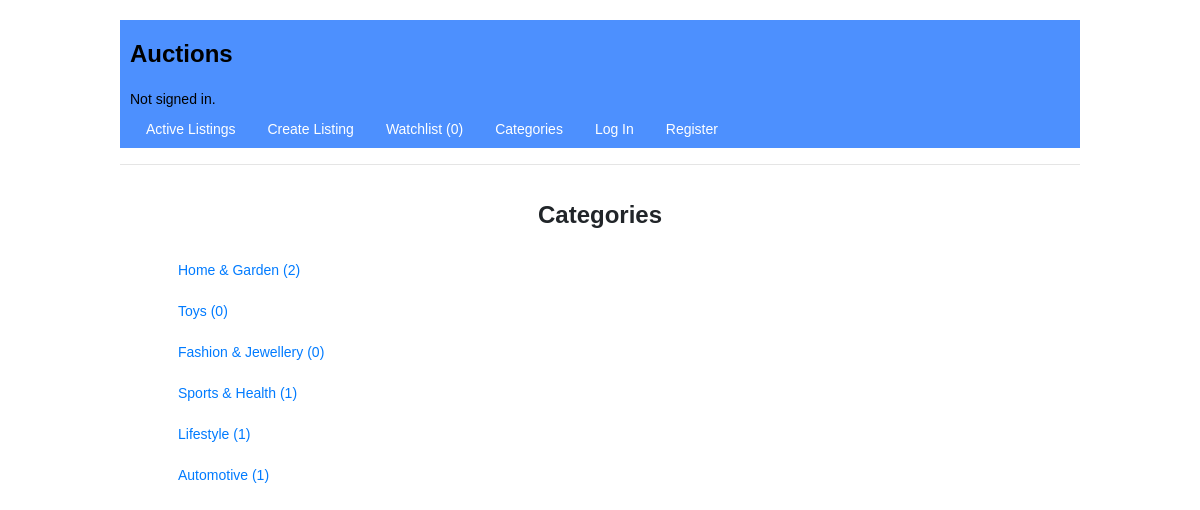
The page /categories on the database its author committed.
### auctions/models.py (models this page shows, shortened)
class Category(models.Model):
	category_name = models.CharField(max_length=64)
	category_description = models.CharField(max_length=500)

### auctions/views.py (the view)
# urls.py: path("categories", views.categories, name="categories"),
def categories(request, categoryid=-1):
	try:
		if categoryid > -1:
			return index(request, "category", categoryid)
		else:
			cursor = connection.cursor()
			cursor.execute("""select c.category_name, c.id, count(l.id) count from auctions_category c left join auctions_listing l on l.category_id_id = c.id
							and l.active=true
							where c.category_name <> '<SELECT>'
							group by l.category_id_id,c.category_name, c.id""")
			categories = dictfetchall(cursor)
			renderdict= {"categories":categories}
			renderdict['watchcnt'] = getwatchcount(request.user)
			return render(request, "auctions/categories.html",renderdict)
	except Exception as e:
		messages.error(request, f"An error occured, {e}, please try again")
		return index(request, 'active')

### auctions/views.py (called while the page is built)
def getwatchcount(user):
	if user.is_authenticated:
		return Watchlist.objects.filter(user_id = user).count()
	else:
		return 0

def dictfetchall(cursor):
    columns = [col[0] for col in cursor.description]
    return [dict(zip(columns, row)) for row in cursor.fetchall()]

### auctions/templates/auctions/categories.html
{% extends "auctions/layout.html" %}
{% block body %}
    <div align=center><h1>Categories </h1></div>
    <ul style="list-style-type:none">
		{% for category in categories %}
			<li class="list">
				<a class="nav-link" href="{%url 'categories' categoryid=category.id %}">{{category.category_name }} ({{category.count}})</a>
			</li>
		{% endfor %}
	</ul>
{% endblock %}

### auctions/static/auctions/styles.css (style rules this page uses)
body { margin-top: 20px; margin-left: 10%; margin-right: 10%; padding-left: 0px; font-size: 14px; font-family: Arial,sans-serif; }
h1 { margin-top: 0px; padding-top: 20px; font-size: large; }
p, ul, dl { margin: 1px 0 13px 0; }
h1,h2 { font-weight: bold; }
h1 { margin: 0 0 20px; font-size: 24px; }
.list { padding: 2px; margin: 0px; }

### rows shown on the page
Category: category_name "Home & Garden", count "2"
Category: category_name "Toys", count "0"
Category: category_name "Fashion & Jewellery", count "0"
Category: category_name "Sports & Health", count "1"
Category: category_name "Lifestyle", count "1"
Category: category_name "Automotive", count "1"

### other values the page prints
{{ watchcnt }} "0"
